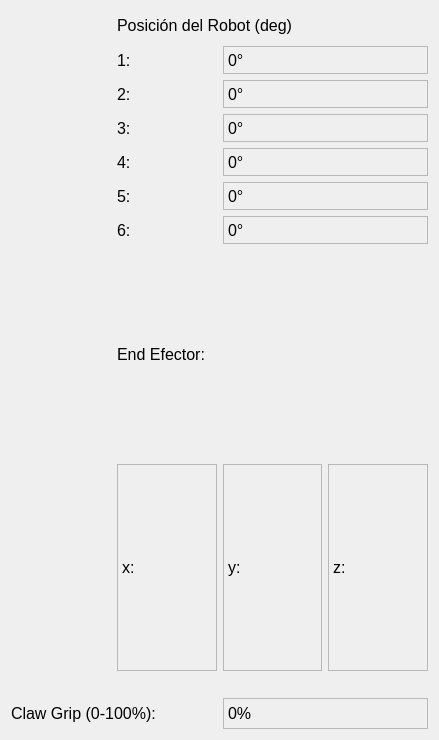
     <widget class="QWidget" name="gridLayoutWidget_7">
      <property name="geometry">
       <rect>
        <x>10</x>
        <y>20</y>
        <width>439</width>
        <height>740</height>
       </rect>
      </property>
      <property name="font">
       <font>
        <pointsize>12</pointsize>
       </font>
      </property>
      <layout class="QGridLayout" name="QLabels">
       <item row="4" column="1">
        <widget class="QLabel" name="label_64">
         <property name="maximumSize">
          <size>
           <width>16777215</width>
           <height>28</height>
          </size>
         </property>
         <property name="font">
          <font>
           <pointsize>12</pointsize>
          </font>
         </property>
         <property name="text">
          <string>4:</string>
         </property>
        </widget>
       </item>
       <item row="2" column="2" colspan="2">
        <widget class="QLabel" name="label_q2">
         <property name="maximumSize">
          <size>
           <width>16777215</width>
           <height>28</height>
          </size>
         </property>
         <property name="font">
          <font>
           <pointsize>12</pointsize>
          </font>
         </property>
         <property name="frameShape">
          <enum>QFrame::StyledPanel</enum>
         </property>
         <property name="frameShadow">
          <enum>QFrame::Sunken</enum>
         </property>
         <property name="text">
          <string>0°</string>
         </property>
        </widget>
       </item>
       <item row="1" column="1">
        <widget class="QLabel" name="label_62">
         <property name="maximumSize">
          <size>
           <width>16777215</width>
           <height>28</height>
          </size>
         </property>
         <property name="font">
          <font>
           <pointsize>12</pointsize>
          </font>
         </property>
         <property name="text">
          <string>1:</string>
         </property>
        </widget>
       </item>
       <item row="3" column="1">
        <widget class="QLabel" name="label_60">
         <property name="maximumSize">
          <size>
           <width>16777215</width>
           <height>28</height>
          </size>
         </property>
         <property name="font">
          <font>
           <pointsize>12</pointsize>
          </font>
         </property>
         <property name="text">
          <string>3:</string>
         </property>
        </widget>
       </item>
       <item row="8" column="3">
        <widget class="QLabel" name="label_EFz">
         <property name="font">
          <font>
           <pointsize>12</pointsize>
          </font>
         </property>
         <property name="frameShape">
          <enum>QFrame::StyledPanel</enum>
         </property>
         <property name="frameShadow">
          <enum>QFrame::Sunken</enum>
         </property>
         <property name="text">
          <string>z:</string>
         </property>
        </widget>
       </item>
       <item row="0" column="1" colspan="3">
        <widget class="QLabel" name="label_68">
         <property name="maximumSize">
          <size>
           <width>16777215</width>
           <height>29</height>
          </size>
         </property>
         <property name="font">
          <font>
           <pointsize>12</pointsize>
          </font>
         </property>
         <property name="text">
          <string>Posición del Robot (deg)</string>
         </property>
        </widget>
       </item>
       <item row="7" column="1" colspan="3">
        <widget class="QLabel" name="label_92">
         <property name="font">
          <font>
           <pointsize>12</pointsize>
          </font>
         </property>
         <property name="text">
          <string>End Efector:</string>
         </property>
        </widget>
       </item>
       <item row="8" column="2">
        <widget class="QLabel" name="label_EFy">
         <property name="font">
          <font>
           <pointsize>12</pointsize>
          </font>
         </property>
         <property name="frameShape">
          <enum>QFrame::StyledPanel</enum>
         </property>
         <property name="frameShadow">
          <enum>QFrame::Sunken</enum>
         </property>
         <property name="text">
          <string>y:</string>
         </property>
        </widget>
       </item>
       <item row="9" column="0">
        <widget class="QLabel" name="label_6">
         <property name="maximumSize">
          <size>
           <width>16777215</width>
           <height>15</height>
          </size>
         </property>
         <property name="text">
          <string/>
         </property>
        </widget>
       </item>
       <item row="8" column="1">
        <widget class="QLabel" name="label_EFx">
         <property name="font">
          <font>
           <pointsize>12</pointsize>
          </font>
         </property>
         <property name="frameShape">
          <enum>QFrame::StyledPanel</enum>
         </property>
         <property name="frameShadow">
          <enum>QFrame::Sunken</enum>
         </property>
         <property name="text">
          <string>x:</string>
         </property>
        </widget>
       </item>
       <item row="1" column="2" colspan="2">
        <widget class="QLabel" name="label_q1">
         <property name="maximumSize">
          <size>
           <width>16777215</width>
           <height>28</height>
          </size>
         </property>
         <property name="font">
          <font>
           <pointsize>12</pointsize>
          </font>
         </property>
         <property name="frameShape">
          <enum>QFrame::StyledPanel</enum>
         </property>
         <property name="frameShadow">
          <enum>QFrame::Sunken</enum>
         </property>
         <property name="text">
          <string>0°</string>
         </property>
        </widget>
       </item>
       <item row="2" column="1">
        <widget class="QLabel" name="label_63">
         <property name="maximumSize">
          <size>
           <width>16777215</width>
           <height>28</height>
          </size>
         </property>
         <property name="font">
          <font>
           <pointsize>12</pointsize>
          </font>
         </property>
         <property name="text">
          <string>2:</string>
         </property>
        </widget>
       </item>
       <item row="10" column="0" colspan="2">
        <widget class="QLabel" name="label_94">
         <property name="maximumSize">
          <size>
           <width>16777215</width>
           <height>31</height>
          </size>
         </property>
         <property name="font">
          <font>
           <pointsize>12</pointsize>
          </font>
         </property>
         <property name="text">
          <string>Claw Grip (0-100%):</string>
         </property>
        </widget>
       </item>
       <item row="10" column="2" colspan="2">
        <widget class="QLabel" name="label_gripperValue">
         <property name="maximumSize">
          <size>
           <width>16777215</width>
           <height>31</height>
          </size>
         </property>
         <property name="font">
          <font>
           <pointsize>12</pointsize>
          </font>
         </property>
         <property name="frameShape">
          <enum>QFrame::StyledPanel</enum>
         </property>
         <property name="frameShadow">
          <enum>QFrame::Sunken</enum>
         </property>
         <property name="text">
          <string>0%</string>
         </property>
        </widget>
       </item>
       <item row="4" column="2" colspan="2">
        <widget class="QLabel" name="label_q4">
         <property name="maximumSize">
          <size>
           <width>16777215</width>
           <height>28</height>
          </size>
         </property>
         <property name="font">
          <font>
           <pointsize>12</pointsize>
          </font>
         </property>
         <property name="frameShape">
          <enum>QFrame::StyledPanel</enum>
         </property>
         <property name="frameShadow">
          <enum>QFrame::Sunken</enum>
         </property>
         <property name="text">
          <string>0°</string>
         </property>
        </widget>
       </item>
       <item row="5" column="2" colspan="2">
        <widget class="QLabel" name="label_q5">
         <property name="maximumSize">
          <size>
           <width>16777215</width>
           <height>28</height>
          </size>
         </property>
         <property name="font">
          <font>
           <pointsize>12</pointsize>
          </font>
         </property>
         <property name="frameShape">
          <enum>QFrame::StyledPanel</enum>
         </property>
         <property name="frameShadow">
          <enum>QFrame::Sunken</enum>
         </property>
         <property name="text">
          <string>0°</string>
         </property>
        </widget>
       </item>
       <item row="3" column="2" colspan="2">
        <widget class="QLabel" name="label_q3">
         <property name="maximumSize">
          <size>
           <width>16777215</width>
           <height>28</height>
          </size>
         </property>
         <property name="font">
          <font>
           <pointsize>12</pointsize>
          </font>
         </property>
         <property name="frameShape">
          <enum>QFrame::StyledPanel</enum>
         </property>
         <property name="frameShadow">
          <enum>QFrame::Sunken</enum>
         </property>
         <property name="text">
          <string>0°</string>
         </property>
        </widget>
       </item>
       <item row="6" column="1">
        <widget class="QLabel" name="label_66">
         <property name="maximumSize">
          <size>
           <width>16777215</width>
           <height>28</height>
          </size>
         </property>
         <property name="font">
          <font>
           <pointsize>12</pointsize>
          </font>
         </property>
         <property name="text">
          <string>6:</string>
         </property>
        </widget>
       </item>
       <item row="6" column="2" colspan="2">
        <widget class="QLabel" name="label_q6">
         <property name="maximumSize">
          <size>
           <width>16777215</width>
           <height>28</height>
          </size>
         </property>
         <property name="font">
          <font>
           <pointsize>12</pointsize>
          </font>
         </property>
         <property name="frameShape">
          <enum>QFrame::StyledPanel</enum>
         </property>
         <property name="frameShadow">
          <enum>QFrame::Sunken</enum>
         </property>
         <property name="text">
          <string>0°</string>
         </property>
        </widget>
       </item>
       <item row="5" column="1">
        <widget class="QLabel" name="label_65">
         <property name="maximumSize">
          <size>
           <width>16777215</width>
           <height>28</height>
          </size>
         </property>
         <property name="font">
          <font>
           <pointsize>12</pointsize>
          </font>
         </property>
         <property name="text">
          <string>5:</string>
         </property>
        </widget>
       </item>
      </layout>
     </widget>
